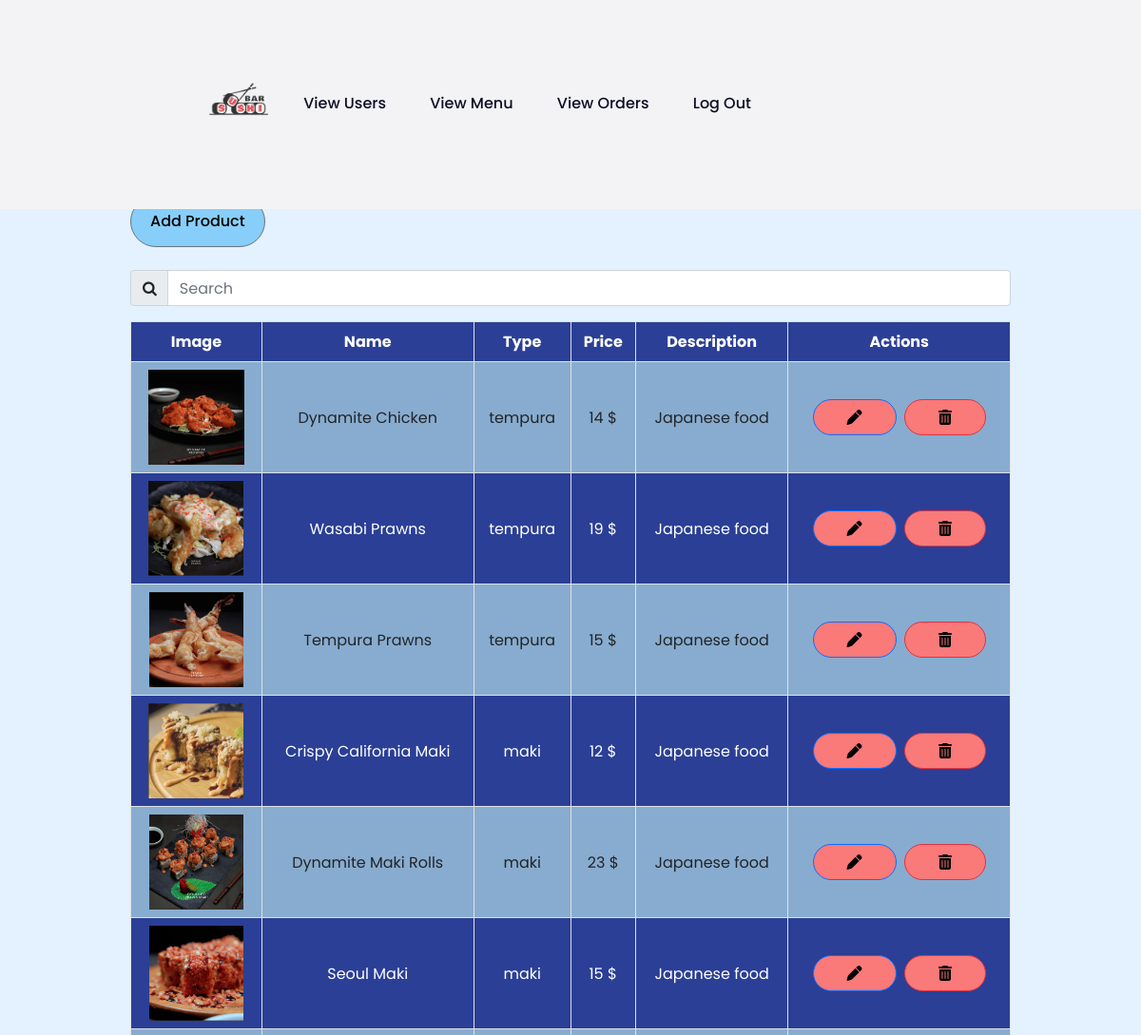
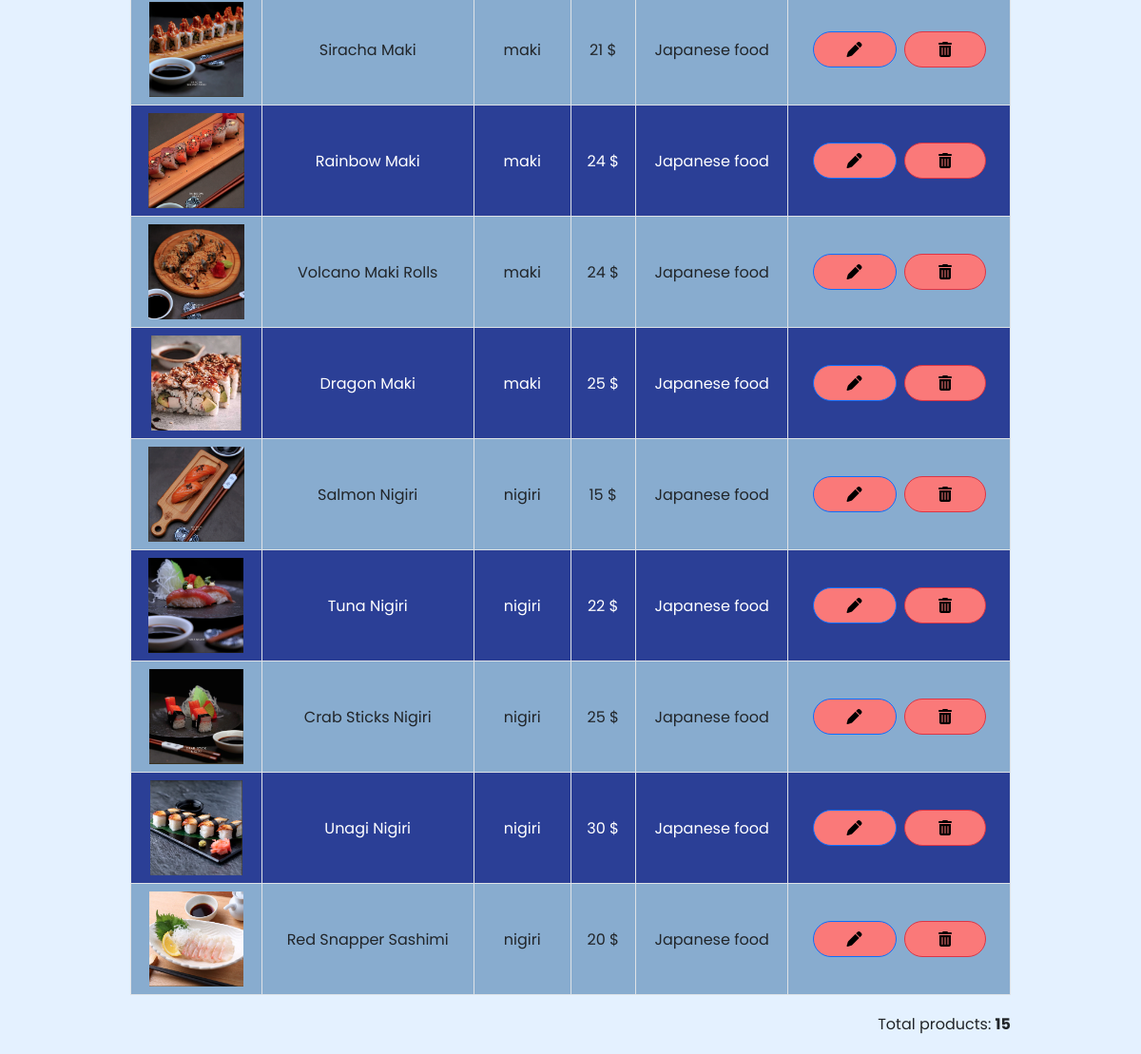
The page /admin/menu.php (signed in) on the database its author committed (2 pictures, top to bottom).
### tables this page shows
CREATE TABLE `menu` (
  `id` int(11) UNSIGNED NOT NULL,
  `name` varchar(200) NOT NULL,
  `type` varchar(200) NOT NULL,
  `description` varchar(500) NOT NULL,
  `price` float NOT NULL,
  `image` text NOT NULL
);

### db.php (called while the page is built, shortened)
<?php
function open_database()
{
    $conn = new mysqli(HOST, USER, PASS, DB);
    return $conn;
}
function getProduct()
{
    $sql = "SELECT * FROM menu";
    $conn = open_database();
    $stmt = $conn->prepare($sql);
    if (!$stmt->execute()) {
        die('Query error: ' .  $stmt->error);
    }
    $result = $stmt->get_result();
    $data = array();
    while ($d = $result->fetch_assoc()) {
        $data[] = $d;
    }
    return $data;
}

### admin/menu.php (the view, shortened to what this page needs)
<?php
require_once('../db.php');
?>
<!DOCTYPE html>
<html lang="en">
<head>
    <link rel="stylesheet" href="https://maxcdn.bootstrapcdn.com/bootstrap/4.5.2/css/bootstrap.min.css">
    <link href="https://cdn.jsdelivr.net/npm/bootstrap@5.0.2/dist/css/bootstrap.min.css" rel="stylesheet">
    <link rel="stylesheet" href="https://cdnjs.cloudflare.com/ajax/libs/font-awesome/6.0.0-beta2/css/all.min.css" />
    <link rel="stylesheet" type="text/css" rel="noopener" target="_blank" href="style.css">
    <link rel="stylesheet" href="https://maxcdn.bootstrapcdn.com/font-awesome/4.7.0/css/font-awesome.min.css">
</head>
<body>
    <?php include 'menu/header-admin.php'; ?>
    <div class="container">
        <div class="row justify-content-center">
            <div class="col col-md-10">
                <h1 style="font-weight: 1000; margin-top:150px" class="text-center">Menu</h1>
                <div class="d-flex justify-content-between">
                    <button class="btn btn-sm btn-secondary mb-4 add-btn">Add Product</button>
                </div>
                <div class="input-group mb-3">
                    <div class="input-group-prepend">
                        <span class="input-group-text">
                            <span class="fa fa-search"></span>
                        </span>
                    </div>
                    <input id="search-box" type="text" class="form-control" placeholder="Search">
                </div>
                <div id="display-product">
                    <table class="table-bordered table table-hover text-center">
                        <tr>
                            <th>Image</th>
                            <th>Name</th>
                            <th>Type</th>
                            <th>Price</th>
                            <th>Description</th>
                            <th>Actions</th>
                        </tr>
                        <?php
                        $product = getProduct();
                        foreach ($product as $p) {
                        ?>
                            <tr>
                                <td class="align-middle"><img src="images/<?= $p['image'] ?>"></td>
                                <td class="align-middle"><?= $p['name'] ?></td>
                                <td class="align-middle"><?= $p['type'] ?></td>
                                <td class="align-middle"><?= number_format($p['price']) ?> $</td>
                                <td class="align-middle"><?= $p['description'] ?></td>
                                <td class="align-middle">
                                    <button onclick="updateP('<?= $p['id'] ?>', '<?= $p['name'] ?>','<?= $p['type'] ?>', '<?= $p['price'] ?>', '<?= $p['description'] ?>')" class="btn btn-sm btn-primary mr-1 edit-btn"><i class="fas fa-pen"></i></button>
                                    <button onclick="deleteP('<?= $p['id'] ?>', '<?= $p['name'] ?>')" class="btn btn-sm btn-danger delete-btn"><i class="fas fa-trash-alt"></i></button>
                                </td>
                            </tr>
                        <?php
                        }
                        ?>
                    </table>
                </div>
                <p class="text-right">Total products: <strong id="count-product"><?= count($product) ?></strong></p>
            </div>
        </div>
    </div>
</body>
</html>

### admin/menu/header-admin.php (shortened to what this page needs)
<header class="site-header">
    <div class="container">
        <div class="row">
            <div class="col-lg-12">
                <div class="main-navigation">
                    <div class="header-logo">
                        <a href="index.php">
                            <img src="..\assets\images\logo.png" width="100" height="200" alt="Logo">
                        </a>
                    </div>
                    <nav class="header-menu">
                        <ul class="menu food-nav-menu">
                            <li><a href="user/view_users.php">View Users</a></li>
                            <li><a href="menu.php">View Menu</a></li>
                            <li><a href="order/view_orders.php">View Orders</a></li>
                            <li><a href="logout.php">Log Out</a></li>
                        </ul>
                    </nav>
                </div>
            </div>
        </div>
    </div>
</header>

### style.css (style rules this page uses)
body { font-family: 'Poppins', sans-serif; text-rendering: optimizeLegibility !important; background: #f3f4f5; }
body, html { overflow-x: hidden; }
img { max-width: 100%; }
.site-header { height: 10%; position: fixed; padding: 10px 0; display: flex; align-items: center; top: 0; left: 0; width: 100%; z-index: 99; transition: 0.5s; border-bottom: 1px solid transparent; background: #f3f3f5; }
.btn { line-height: 2; background-color: #fa7979; padding: 10px 35px; display: inline-block; border-radius: 30px; color: #000; text-transform: capitalize; font-family: inherit; font-size: 16px; cursor: pointer; user-select: none; position: relative; overflow: hidden; vertical-align: middle; transition: color 0.3 ease; z-index: 2; }
.main-navigation { display: flex; width: 100%; height: 100%; justify-content: flex-end; align-items: center; }
.main-navigation .menu li { display: inline-block; position: relative; margin: 0 6px; }
.main-navigation .menu li:first-child { margin-left: 0; }
.main-navigation .menu li:last-child { margin-right: 0; }
a { background-color: transparent; text-decoration: none !important; outline: none !important; }
ul { list-style: none; margin: 0; padding: 0; }
.main-navigation .menu li a { display: flex; transition: 0.3s; position: relative; justify-content: center; align-items: center; color: #0d0d25; text-transform: capitalize; font-weight: 500; padding: 5px 18px; border-radius: 30px; }
* { -webkit-tap-highlight-color: transparent; }
@media (max-width: 1399px) { .main-navigation .menu li { margin: 0 3px; } }
h1, h2, h3, h4, h5, h6 { color: #0d0d25; font-family: 'Playfair Display', serif; font-weight: 900; }
p { font-size: 16px; line-height: 30px; }

### admin/menu.php (style rules this page uses)
td { vertical-align: middle; }
img { max-height: 100px; }
body { background-color: #e4f1ff; }
.site-header { padding: 60px; margin-left: 0; }
.header-menu, .logo-img { margin-right: 100px; }
table { border-collapse: collapse; width: 100%; margin-bottom: 20px; }
table, th, td { border: 1px solid #ccc; }
th, td { padding: 10px; text-align: center; }
th { background-color: #f2f2f2; }
tr:nth-child(even) { background-color: #88accf; }
tr:nth-child(odd) { background-color: #2b3f96; color: white; }
.add-btn { background-color: lightskyblue; color: black; font-weight: 500; padding: 10px 20px; }

### admin/menu/header-admin.php (style rules this page uses)
.site-header { padding: 60px; margin-left: 0; }
.header-menu, .logo-img { margin-right: 300px; }

### rows shown on the page
menu: image (picture), name "Dynamite Chicken", type "tempura", price "14", description "Japanese food"
menu: image (picture), name "Wasabi Prawns", type "tempura", price "19", description "Japanese food"
menu: image (picture), name "Tempura Prawns", type "tempura", price "15", description "Japanese food"
menu: image (picture), name "Crispy California Maki", type "maki", price "12", description "Japanese food"
menu: image (picture), name "Dynamite Maki Rolls", type "maki", price "23", description "Japanese food"
menu: image (picture), name "Seoul Maki", type "maki", price "15", description "Japanese food"
menu: image (picture), name "Siracha Maki", type "maki", price "21", description "Japanese food"
menu: image (picture), name "Rainbow Maki", type "maki", price "24", description "Japanese food"
menu: image (picture), name "Volcano Maki Rolls", type "maki", price "24", description "Japanese food"
menu: image (picture), name "Dragon Maki", type "maki", price "25", description "Japanese food"
menu: image (picture), name "Salmon Nigiri", type "nigiri", price "15", description "Japanese food"
menu: image (picture), name "Tuna Nigiri", type "nigiri", price "22", description "Japanese food"
menu: image (picture), name "Crab Sticks Nigiri", type "nigiri", price "25", description "Japanese food"
menu: image (picture), name "Unagi Nigiri", type "nigiri", price "30", description "Japanese food"
menu: image (picture), name "Red Snapper Sashimi", type "nigiri", price "20", description "Japanese food"

### other values the page prints
count($product) "15"
